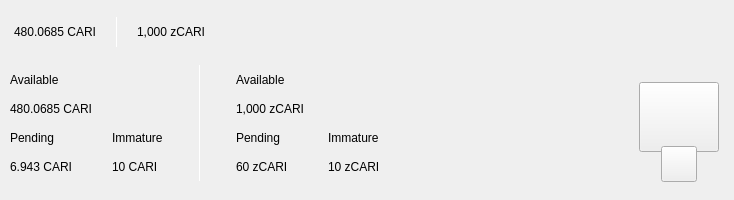
<?xml version="1.0" encoding="UTF-8"?>
<ui version="4.0">
 <class>TopBar</class>
 <widget class="QWidget" name="TopBar">
  <property name="geometry">
   <rect>
    <x>0</x>
    <y>0</y>
    <width>734</width>
    <height>200</height>
   </rect>
  </property>
  <property name="minimumSize">
   <size>
    <width>0</width>
    <height>200</height>
   </size>
  </property>
  <property name="maximumSize">
   <size>
    <width>16777215</width>
    <height>200</height>
   </size>
  </property>
  <property name="windowTitle">
   <string>Form</string>
  </property>
  <layout class="QVBoxLayout" name="verticalLayout_10" stretch="0">
   <property name="spacing">
    <number>0</number>
   </property>
   <property name="leftMargin">
    <number>0</number>
   </property>
   <property name="topMargin">
    <number>0</number>
   </property>
   <property name="rightMargin">
    <number>0</number>
   </property>
   <property name="bottomMargin">
    <number>0</number>
   </property>
   <item>
    <widget class="PFBorderImage" name="containerTop" native="true">
     <layout class="QVBoxLayout" name="verticalLayout_11">
      <property name="spacing">
       <number>0</number>
      </property>
      <property name="leftMargin">
       <number>0</number>
      </property>
      <property name="topMargin">
       <number>0</number>
      </property>
      <property name="rightMargin">
       <number>0</number>
      </property>
      <property name="bottomMargin">
       <number>0</number>
      </property>
      <item>
       <widget class="QWidget" name="top_container_2" native="true">
        <property name="minimumSize">
         <size>
          <width>0</width>
          <height>65</height>
         </size>
        </property>
        <layout class="QHBoxLayout" name="top_container">
         <property name="spacing">
          <number>0</number>
         </property>
         <property name="leftMargin">
          <number>14</number>
         </property>
         <property name="topMargin">
          <number>0</number>
         </property>
         <property name="rightMargin">
          <number>14</number>
         </property>
         <property name="bottomMargin">
          <number>0</number>
         </property>
         <item alignment="Qt::AlignVCenter">
          <widget class="QWidget" name="widgetTopAmount" native="true">
           <property name="sizePolicy">
            <sizepolicy hsizetype="Preferred" vsizetype="Maximum">
             <horstretch>0</horstretch>
             <verstretch>0</verstretch>
            </sizepolicy>
           </property>
           <layout class="QHBoxLayout" name="horizontalLayout_5">
            <property name="spacing">
             <number>0</number>
            </property>
            <property name="leftMargin">
             <number>0</number>
            </property>
            <property name="topMargin">
             <number>0</number>
            </property>
            <property name="rightMargin">
             <number>0</number>
            </property>
            <property name="bottomMargin">
             <number>0</number>
            </property>
            <item alignment="Qt::AlignTop">
             <widget class="QLabel" name="labelAmountTopCari">
              <property name="minimumSize">
               <size>
                <width>0</width>
                <height>36</height>
               </size>
              </property>
              <property name="styleSheet">
               <string notr="true">padding:0px;margin:0px;</string>
              </property>
              <property name="text">
               <string notr="true">480.0685 CARI</string>
              </property>
             </widget>
            </item>
            <item>
             <spacer name="horizontalSpacer_11">
              <property name="orientation">
               <enum>Qt::Horizontal</enum>
              </property>
              <property name="sizeType">
               <enum>QSizePolicy::Fixed</enum>
              </property>
              <property name="sizeHint" stdset="0">
               <size>
                <width>20</width>
                <height>20</height>
               </size>
              </property>
             </spacer>
            </item>
            <item alignment="Qt::AlignVCenter">
             <widget class="QLabel" name="typeSpacerTop">
              <property name="minimumSize">
               <size>
                <width>1</width>
                <height>30</height>
               </size>
              </property>
              <property name="maximumSize">
               <size>
                <width>1</width>
                <height>30</height>
               </size>
              </property>
              <property name="styleSheet">
               <string notr="true">background-color:white;
padding:0px;
border:none;</string>
              </property>
              <property name="text">
               <string/>
              </property>
             </widget>
            </item>
            <item>
             <spacer name="horizontalSpacer_12">
              <property name="orientation">
               <enum>Qt::Horizontal</enum>
              </property>
              <property name="sizeType">
               <enum>QSizePolicy::Fixed</enum>
              </property>
              <property name="sizeHint" stdset="0">
               <size>
                <width>20</width>
                <height>20</height>
               </size>
              </property>
             </spacer>
            </item>
            <item alignment="Qt::AlignTop">
             <widget class="QLabel" name="labelAmountTopzCari">
              <property name="minimumSize">
               <size>
                <width>0</width>
                <height>36</height>
               </size>
              </property>
              <property name="text">
               <string notr="true">1,000 zCARI</string>
              </property>
             </widget>
            </item>
           </layout>
          </widget>
         </item>
         <item>
          <spacer name="horizontalSpacer">
           <property name="orientation">
            <enum>Qt::Horizontal</enum>
           </property>
           <property name="sizeHint" stdset="0">
            <size>
             <width>40</width>
             <height>20</height>
            </size>
           </property>
          </spacer>
         </item>
         <item>
          <layout class="QHBoxLayout" name="horizontalLayout_4">
           <property name="spacing">
            <number>12</number>
           </property>
           <property name="rightMargin">
            <number>0</number>
           </property>
           <item alignment="Qt::AlignRight">
            <widget class="QWidget" name="layoutSync" native="true">
             <property name="minimumSize">
              <size>
               <width>0</width>
               <height>36</height>
              </size>
             </property>
             <property name="maximumSize">
              <size>
               <width>16777215</width>
               <height>36</height>
              </size>
             </property>
             <layout class="QVBoxLayout" name="verticalLayout_9">
              <property name="leftMargin">
               <number>0</number>
              </property>
              <property name="topMargin">
               <number>0</number>
              </property>
              <property name="rightMargin">
               <number>0</number>
              </property>
              <property name="bottomMargin">
               <number>0</number>
              </property>
              <item>
               <widget class="ExpandableButton" name="pushButtonSync" native="true">
                <property name="minimumSize">
                 <size>
                  <width>36</width>
                  <height>36</height>
                 </size>
                </property>
                <property name="maximumSize">
                 <size>
                  <width>16777215</width>
                  <height>36</height>
                 </size>
                </property>
               </widget>
              </item>
             </layout>
            </widget>
           </item>
           <item>
            <widget class="ExpandableButton" name="pushButtonHDUpgrade" native="true">
             <property name="minimumSize">
              <size>
               <width>36</width>
               <height>36</height>
              </size>
             </property>
            </widget>
           </item>
           <item>
            <widget class="ExpandableButton" name="pushButtonStack" native="true">
             <property name="minimumSize">
              <size>
               <width>36</width>
               <height>36</height>
              </size>
             </property>
            </widget>
           </item>
           <item>
            <widget class="ExpandableButton" name="pushButtonColdStaking" native="true">
             <property name="minimumSize">
              <size>
               <width>36</width>
               <height>36</height>
              </size>
             </property>
            </widget>
           </item>
           <item>
            <widget class="ExpandableButton" name="pushButtonConnection" native="true">
             <property name="minimumSize">
              <size>
               <width>36</width>
               <height>36</height>
              </size>
             </property>
            </widget>
           </item>
           <item>
            <widget class="ExpandableButton" name="pushButtonTor" native="true">
             <property name="minimumSize">
              <size>
               <width>36</width>
               <height>36</height>
              </size>
             </property>
            </widget>
           </item>
           <item>
            <widget class="ExpandableButton" name="pushButtonLock" native="true">
             <property name="sizePolicy">
              <sizepolicy hsizetype="Expanding" vsizetype="Expanding">
               <horstretch>0</horstretch>
               <verstretch>0</verstretch>
              </sizepolicy>
             </property>
             <property name="minimumSize">
              <size>
               <width>36</width>
               <height>0</height>
              </size>
             </property>
            </widget>
           </item>
           <item>
            <widget class="ExpandableButton" name="pushButtonTheme" native="true">
             <property name="minimumSize">
              <size>
               <width>36</width>
               <height>36</height>
              </size>
             </property>
             <property name="maximumSize">
              <size>
               <width>16777215</width>
               <height>36</height>
              </size>
             </property>
            </widget>
           </item>
           <item>
            <widget class="ExpandableButton" name="pushButtonFAQ" native="true">
             <property name="minimumSize">
              <size>
               <width>36</width>
               <height>36</height>
              </size>
             </property>
            </widget>
           </item>
          </layout>
         </item>
        </layout>
       </widget>
      </item>
      <item>
       <widget class="QWidget" name="bottom_container" native="true">
        <property name="minimumSize">
         <size>
          <width>0</width>
          <height>135</height>
         </size>
        </property>
        <layout class="QHBoxLayout" name="botton_container">
         <property name="leftMargin">
          <number>10</number>
         </property>
         <property name="topMargin">
          <number>0</number>
         </property>
         <property name="rightMargin">
          <number>10</number>
         </property>
         <property name="bottomMargin">
          <number>10</number>
         </property>
         <item>
          <layout class="QHBoxLayout" name="horizontalLayout_3">
           <property name="bottomMargin">
            <number>9</number>
           </property>
           <item>
            <layout class="QVBoxLayout" name="verticalLayout_7">
             <property name="spacing">
              <number>0</number>
             </property>
             <property name="leftMargin">
              <number>0</number>
             </property>
             <property name="rightMargin">
              <number>30</number>
             </property>
             <item>
              <layout class="QVBoxLayout" name="verticalLayout_2">
               <item>
                <widget class="QLabel" name="labelTitle1">
                 <property name="text">
                  <string>Available</string>
                 </property>
                </widget>
               </item>
               <item>
                <widget class="QLabel" name="labelAmountCari">
                 <property name="text">
                  <string notr="true">480.0685 CARI</string>
                 </property>
                </widget>
               </item>
              </layout>
             </item>
             <item>
              <layout class="QHBoxLayout" name="horizontalLayout_2">
               <property name="spacing">
                <number>0</number>
               </property>
               <item>
                <layout class="QVBoxLayout" name="verticalLayout_3">
                 <item>
                  <widget class="QLabel" name="labelTitle3">
                   <property name="text">
                    <string>Pending</string>
                   </property>
                  </widget>
                 </item>
                 <item>
                  <widget class="QLabel" name="labelPendingCari">
                   <property name="text">
                    <string notr="true">6.943 CARI</string>
                   </property>
                  </widget>
                 </item>
                </layout>
               </item>
               <item>
                <spacer name="horizontalSpacer_3">
                 <property name="orientation">
                  <enum>Qt::Horizontal</enum>
                 </property>
                 <property name="sizeType">
                  <enum>QSizePolicy::Fixed</enum>
                 </property>
                 <property name="sizeHint" stdset="0">
                  <size>
                   <width>40</width>
                   <height>20</height>
                  </size>
                 </property>
                </spacer>
               </item>
               <item>
                <layout class="QVBoxLayout" name="verticalLayout_4">
                 <item>
                  <widget class="QLabel" name="labelTitle4">
                   <property name="text">
                    <string>Immature</string>
                   </property>
                  </widget>
                 </item>
                 <item>
                  <widget class="QLabel" name="labelImmatureCari">
                   <property name="text">
                    <string notr="true">10 CARI</string>
                   </property>
                  </widget>
                 </item>
                </layout>
               </item>
              </layout>
             </item>
            </layout>
           </item>
           <item>
            <widget class="QLabel" name="typeSpacerExpanded">
             <property name="minimumSize">
              <size>
               <width>1</width>
               <height>100</height>
              </size>
             </property>
             <property name="maximumSize">
              <size>
               <width>1</width>
               <height>16777215</height>
              </size>
             </property>
             <property name="styleSheet">
              <string notr="true">background-color:white;
padding:0px;
border:none;</string>
             </property>
             <property name="text">
              <string/>
             </property>
            </widget>
           </item>
           <item>
            <widget class="QWidget" name="zerocoinBalances" native="true">
             <layout class="QVBoxLayout" name="verticalLayout_8">
              <property name="spacing">
               <number>0</number>
              </property>
              <property name="leftMargin">
               <number>30</number>
              </property>
              <property name="topMargin">
               <number>0</number>
              </property>
              <property name="rightMargin">
               <number>0</number>
              </property>
              <property name="bottomMargin">
               <number>0</number>
              </property>
              <item>
               <layout class="QVBoxLayout" name="verticalLayout">
                <item>
                 <widget class="QLabel" name="labelTitleAvailablezCari">
                  <property name="text">
                   <string>Available</string>
                  </property>
                 </widget>
                </item>
                <item>
                 <widget class="QLabel" name="labelAvailablezCari">
                  <property name="text">
                   <string notr="true">1,000 zCARI</string>
                  </property>
                 </widget>
                </item>
               </layout>
              </item>
              <item>
               <layout class="QHBoxLayout" name="horizontalLayout">
                <property name="spacing">
                 <number>0</number>
                </property>
                <item>
                 <layout class="QVBoxLayout" name="verticalLayout_5">
                  <item>
                   <widget class="QLabel" name="labelTitlePendingzCari">
                    <property name="text">
                     <string>Pending</string>
                    </property>
                   </widget>
                  </item>
                  <item>
                   <widget class="QLabel" name="labelPendingzCari">
                    <property name="text">
                     <string notr="true">60 zCARI</string>
                    </property>
                   </widget>
                  </item>
                 </layout>
                </item>
                <item>
                 <spacer name="horizontalSpacer_4">
                  <property name="orientation">
                   <enum>Qt::Horizontal</enum>
                  </property>
                  <property name="sizeType">
                   <enum>QSizePolicy::Fixed</enum>
                  </property>
                  <property name="sizeHint" stdset="0">
                   <size>
                    <width>40</width>
                    <height>20</height>
                   </size>
                  </property>
                 </spacer>
                </item>
                <item>
                 <layout class="QVBoxLayout" name="verticalLayout_6">
                  <item>
                   <widget class="QLabel" name="labelTitleImmaturezCari">
                    <property name="text">
                     <string>Immature</string>
                    </property>
                   </widget>
                  </item>
                  <item>
                   <widget class="QLabel" name="labelImmaturezCari">
                    <property name="text">
                     <string notr="true">10 zCARI</string>
                    </property>
                   </widget>
                  </item>
                 </layout>
                </item>
               </layout>
              </item>
             </layout>
            </widget>
           </item>
          </layout>
         </item>
         <item>
          <spacer name="horizontalSpacer_2">
           <property name="orientation">
            <enum>Qt::Horizontal</enum>
           </property>
           <property name="sizeHint" stdset="0">
            <size>
             <width>40</width>
             <height>20</height>
            </size>
           </property>
          </spacer>
         </item>
         <item alignment="Qt::AlignHCenter|Qt::AlignVCenter">
          <widget class="QWidget" name="qrContainer" native="true">
           <property name="sizePolicy">
            <sizepolicy hsizetype="Preferred" vsizetype="Minimum">
             <horstretch>0</horstretch>
             <verstretch>0</verstretch>
            </sizepolicy>
           </property>
           <property name="minimumSize">
            <size>
             <width>90</width>
             <height>110</height>
            </size>
           </property>
           <property name="maximumSize">
            <size>
             <width>90</width>
             <height>110</height>
            </size>
           </property>
           <layout class="QVBoxLayout" name="containerQR">
            <property name="spacing">
             <number>0</number>
            </property>
            <property name="leftMargin">
             <number>5</number>
            </property>
            <property name="topMargin">
             <number>10</number>
            </property>
            <property name="rightMargin">
             <number>5</number>
            </property>
            <property name="bottomMargin">
             <number>0</number>
            </property>
            <item>
             <widget class="QPushButton" name="btnQr">
              <property name="minimumSize">
               <size>
                <width>70</width>
                <height>70</height>
               </size>
              </property>
              <property name="maximumSize">
               <size>
                <width>16777215</width>
                <height>70</height>
               </size>
              </property>
              <property name="focusPolicy">
               <enum>Qt::NoFocus</enum>
              </property>
              <property name="text">
               <string/>
              </property>
              <property name="iconSize">
               <size>
                <width>70</width>
                <height>70</height>
               </size>
              </property>
             </widget>
            </item>
            <item>
             <spacer name="verticalSpacer">
              <property name="orientation">
               <enum>Qt::Vertical</enum>
              </property>
              <property name="sizeType">
               <enum>QSizePolicy::Fixed</enum>
              </property>
              <property name="sizeHint" stdset="0">
               <size>
                <width>20</width>
                <height>20</height>
               </size>
              </property>
             </spacer>
            </item>
            <item alignment="Qt::AlignHCenter|Qt::AlignBottom">
             <widget class="QPushButton" name="pushButtonQR">
              <property name="minimumSize">
               <size>
                <width>36</width>
                <height>36</height>
               </size>
              </property>
              <property name="maximumSize">
               <size>
                <width>36</width>
                <height>36</height>
               </size>
              </property>
              <property name="focusPolicy">
               <enum>Qt::NoFocus</enum>
              </property>
              <property name="text">
               <string/>
              </property>
             </widget>
            </item>
           </layout>
          </widget>
         </item>
        </layout>
       </widget>
      </item>
     </layout>
    </widget>
   </item>
  </layout>
 </widget>
 <customwidgets>
  <customwidget>
   <class>ExpandableButton</class>
   <extends>QWidget</extends>
   <header>qt/cari/expandablebutton.h</header>
   <container>1</container>
  </customwidget>
  <customwidget>
   <class>PFBorderImage</class>
   <extends>QFrame</extends>
   <header>qt/cari/pfborderimage.h</header>
   <container>1</container>
  </customwidget>
 </customwidgets>
 <resources/>
 <connections/>
</ui>
